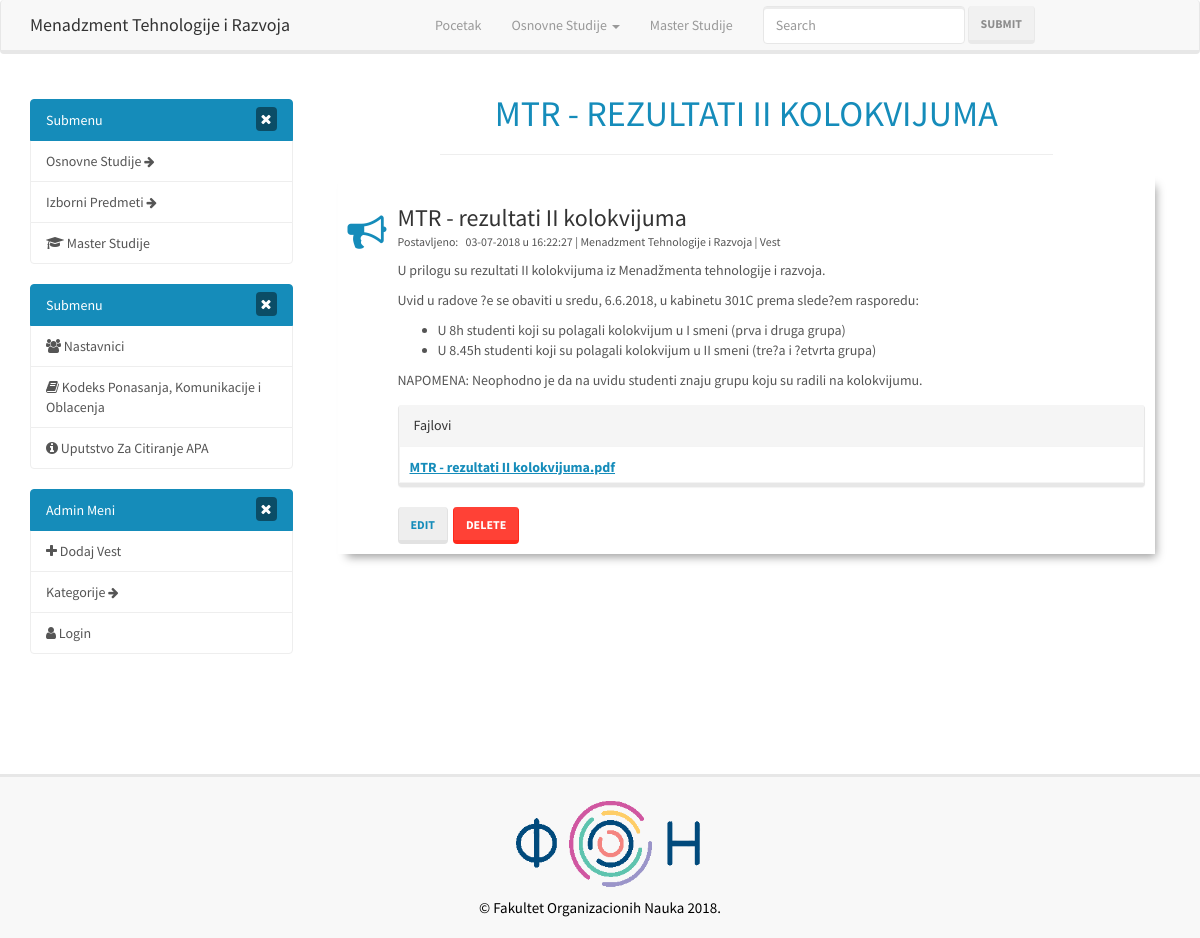
/vesti/MTR-rezultati-II-kolokvijuma, run on the app's committed database.
### tables this page shows
CREATE TABLE `posts` (
  `id` int(11) NOT NULL AUTO_INCREMENT,
  `category_id` int(11) NOT NULL,
  `user_id` int(11) NOT NULL,
  `test` tinyint(1) NOT NULL DEFAULT '0',
  `deleted` tinyint(1) NOT NULL DEFAULT '0',
  `edited` tinyint(1) NOT NULL DEFAULT '0',
  `title` varchar(255) NOT NULL,
  `slug` varchar(255) NOT NULL,
  `body` text NOT NULL,
  `edit_backup` text NOT NULL,
  `post_file` varchar(255) NOT NULL,
  `created_at` text NOT NULL,
  `deleted_at` text NOT NULL,
  `edited_at` text NOT NULL,
  PRIMARY KEY (`id`)
);

### application/controllers/Posts.php (called while the page is built, shortened)
<?php
	class Posts extends CI_Controller{
		public function view($slug = NULL){
      $slug = urldecode($slug);
			$this->post_model->show_edited_posts_test();
			$this->post_model->delete_all_test_posts();
			$this->post_model->retrieve_test_deleted_posts();
			$data['post'] = $this->post_model->get_posts($slug);
			$data['title'] = $data['post']['title'];
			$this->load->view('templates/header');
			$this->load->view('posts/view', $data);
			$this->load->view('templates/footer');
		}
	}
?>

### index.php (called while the page is built, shortened)
<?php
require_once BASEPATH.'core/CodeIgniter.php';

### application/models/Post_model.php (called while the page is built, shortened)
<?php
	class Post_model extends CI_Model{
		public function get_posts($slug = FALSE){
			$query = $this->db->get_where('posts', array('slug' => $slug));
			return $query->row_array();
		}
	}
?>

### application/views/posts/view.php (the view, shortened to what this page needs)
<div class="container">
  <div class="row">
<div class="col-sm-8 col-md-9">
  <section id="what-we-do">
      <div class="container-fluid">
        <h2 class="section-title mb-2 h1"><?= $title; ?></h2>
        <hr class="title-hr">
        <div class="row mt-5">
          <div class="col-md-12">
            <div class="card">
              <?php
                $category_id = $post['category_id'];
                $sql = "SELECT deleted FROM categories WHERE id = $category_id";
                $query = $this->db->query($sql);
                $category = $query->row_array();
                $deleted = $category['deleted'];
                if($post['category_id'] == 1){
                  $class = 'vest';
                  $category = "Vest";
                }else if($post['category_id'] == 2){
                  $class = "obavestenje";
                  $category = "Obavestenje";
                }else if($post['category_id'] == 0 || $deleted){
                  $class = 'uncategorised';
                  $category = "Uncategorised";
                }
              ?>
              <div class="card-block block-1 <?php echo $class; ?>">
                <h3 class="card-title"><?php echo $post['title']; ?></h3>
                <small>
                	Postavljeno: &nbsp;
                	<?php
	                	echo strtok($post['created_at'],  ' ');
	              	  $fullDate = $post['created_at'];
										$findme   = ' ';
										$pos = strpos($fullDate, $findme);
										$time = substr($post['created_at'], $pos);
                	?>
                	u <?php echo $time; ?> | Menadzment Tehnologije i Razvoja | <?php echo $category; ?>
                </small>
                <div class="card-text" style="margin-bottom: 1.5rem;">
                  <div class="content">
                    <?php
                      $string = $post['body'];
                      $string = preg_replace('#<script(.*?)>(.*?)</script>#is', '', $string);
                      echo $string;
                    ?>
                  </div>
                </div>
                <?php if($post['post_file'] != "") : ?>
                  <div class="panel panel-default">
                    <div class="panel-heading">Fajlovi</div>
                    <div class="panel-body">
                      <?php
                        $normalize = $post['post_file'];
                        $normalize = str_replace(' ', '_', $normalize);
                      ?>
                      <a href="<?php echo base_url(); ?>assets/files/<?php echo $normalize; ?>" download><?php echo $post['post_file']; ?></a>
                    </div>
                  </div>
                <?php endif; ?>
                <a href="azuriraj/<?php echo $post['slug']; ?>" class="btn btn-default pull-left no-underline" style="margin-right: .5rem;">Edit</a>
                <input type="submit" class="btn btn-danger" data-target="#deletePostModal<?php echo $post['id']; ?>" data-toggle="modal" value="Delete">
              </div>
            </div>
          </div>
        </div>
      </div>
    </section>
  </div>
  </div>
</div>

### assets/css/style.css (style rules this page uses)
.no-underline { text-decoration: none !important; }
.title-hr { width: 75%; }
.panel-body { border: 1px solid #f4f4f4; padding: 1rem 1rem 0.5rem 1rem; }
section .section-title { text-align:center; color: rgb(21,140,186); text-transform:uppercase; }
#what-we-do { background:#ffffff; }
#what-we-do .card { padding: 1rem!important; background-color: #fff; border: none; margin-bottom: 2rem; -webkit-transition: .5s all ease; -moz-transition: .5s all ease; transition: .5s all ease; }
#what-we-do .card { -webkit-box-shadow: 5px 7px 9px -4px rgb(158, 158, 158); -moz-box-shadow: 5px 7px 9px -4px rgb(158, 158, 158); box-shadow: 5px 7px 9px -4px rgb(158, 158, 158); }
#what-we-do .card .card-block { padding-left: 50px; position: relative; }
#what-we-do .card .card-block a { color: rgb(21,140,186); font-weight:700; text-decoration: underline; }
#what-we-do .card .card-block:before { font-family: FontAwesome; position: absolute; font-size: 39px; color: rgb(21,140,186); left: 0; -webkit-transition: -webkit-transform .2s ease-in-out; transition:transform .2s ease-in-out; }
#what-we-do .card .vest:before { content: "\f0a1"; }
.card { word-wrap: break-word; }
.card-title { margin-bottom: .2rem; }
.card-text { margin-top: 1rem; margin-bottom: 1rem; }

### data on the page
posts: title "MTR - rezultati II kolokvijuma", created_at "03-07-2018", created_at "16:22:27", category "Vest", body "U prilogu su rezultati II kolokvijuma iz Menadžmenta tehnologije i razvoja. Uvid u radove ?e se obaviti u sredu, 6.6.2018, u kabinetu 301C prema slede?em rasporedu: U 8h studenti koji su polagali kolokvijum u I smeni (prva i druga grupa) U 8.45h studenti koji su polagali kolokvijum u II smeni (tre?a i ?etvrta grupa) NAPOMENA: Neophodno je da na uvidu studenti znaju grupu koju su radili na kolokvijumu.", post_file "MTR - rezultati II kolokvijuma.pdf"

### other printed values
$title "MTR - REZULTATI II KOLOKVIJUMA"
